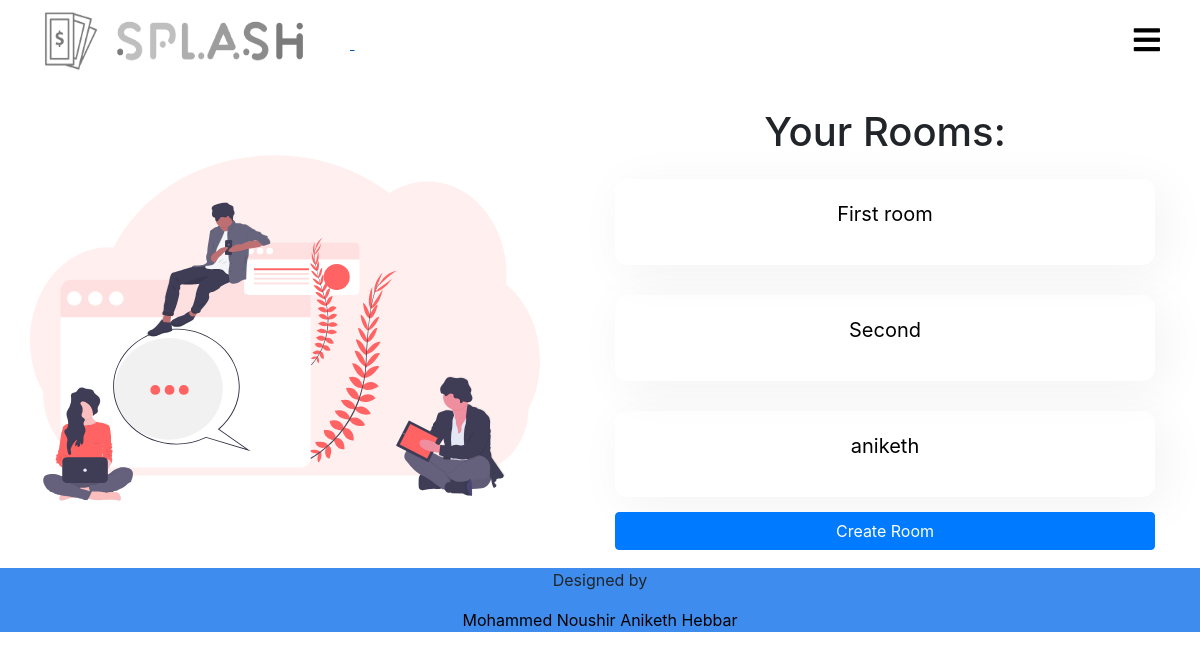
Page /splitter/rooms_list/ (signed in) on the committed database.
### splitter/models.py (models this page shows, shortened)
class room(models.Model):
    creater = models.ForeignKey(User,on_delete=models.CASCADE,related_name="creater")
    name = models.CharField(max_length=250)
    members = models.ManyToManyField(User,through="room_members")

### splitter/views.py (the view)
# urls.py: path('rooms_list/',views.room_list,name="room_list"),
def room_list(request):
    rooms = room_members.objects.filter(member=request.user)
    rooms_list = [x.room for x in rooms]
    length = False
    if(len(rooms_list) == 0):
        length = True
    print(len(rooms_list))
    return render(request,'splitter/room_list.html',{'rooms_list':rooms_list,'length':length})

### templates/splitter/room_list.html (shortened to what this page needs)
{% extends 'splitter/base.html' %}
{% load static %}
{% block css %}
  <link rel="stylesheet" href="{% static 'css/room_list.css' %}">
{% endblock %}
{% block content %}
  <div class="room-list-page">
    <div class="row">
      <div class="col-lg-6">
        <div class="room-list-img-grid">
        <img src="{% static 'images/undraw_Group_chat_unwm.svg' %}" alt="" class="room_list_img" >
        </div>
      </div>
      <div class="col-lg-6">
        <div class="container room-list-grid">
          {% if length %}
          <h1>No Rooms Created!!</h1>
          {% else %}
          <h1>Your Rooms:</h1>
          {% for room in rooms_list %}
          <a href="{% url 'splitter:room_detail' pk=room.pk %}">
            <div class="room_name">
              <p>{{ room.name }}</p>
            </div>
          </a>
          {% endfor %}
          {% endif %}
          <a href="" class="btn btn-primary create-room" data-target="#RoomModalCreateTransaction" data-toggle="modal">Create Room</a>
        </div>
      </div>
    </div>
  </div>
{% endblock %}

### static/css/home_page.css (style rules this page uses)
* { padding: 0; margin: 0; text-decoration: none; list-style: none; box-sizing: border-box; font-family: 'Google Sans', Default; }
body,html { overflow-x: hidden; }
:root { var(--IndianRed): #db575b; var(--Aqua): #99ffe4; var(--MiddleBlue): #88cfd3; var(--SteelBlue): #578bb2; var(--BdazzledBlue): #345c98; var(--DarkButton): linear-gradient(to top, #30cfd0 0%, #330867 100%); var(--LightButton): linear-gradient(to top, #48c6ef 0%, #6f86d6 100%); var(--RedButton): linear-gradient(45deg, #874da2 0%, #c43a30 100%); }

### static/css/room_list.css (style rules this page uses)
* { margin:0; padding: 0; }
body,html { margin:0; padding: 0; }
.room-list-page .row { width: 100%; }
.room-list-grid { display: flex; flex-direction: column; padding: 0px 50px; margin: 0px; }
.room-list-grid h1 { text-align: center; margin-top: 20px; }
.room-list-grid a { text-decoration: none; }
.room_list_img { width: 100%; height: 60vh; padding: 30px; }
.room_name { width: 100%; padding: 20px; text-align: center; text-decoration: none; font-size: 20px; color: black; margin : 15px 0px; box-shadow: .5rem .5rem 3rem 1px rgba(0,0,0,.05); border-radius: .8rem; }

### rows in the picture
room: name "First room"
room: name "Second"
room: name "aniketh"
